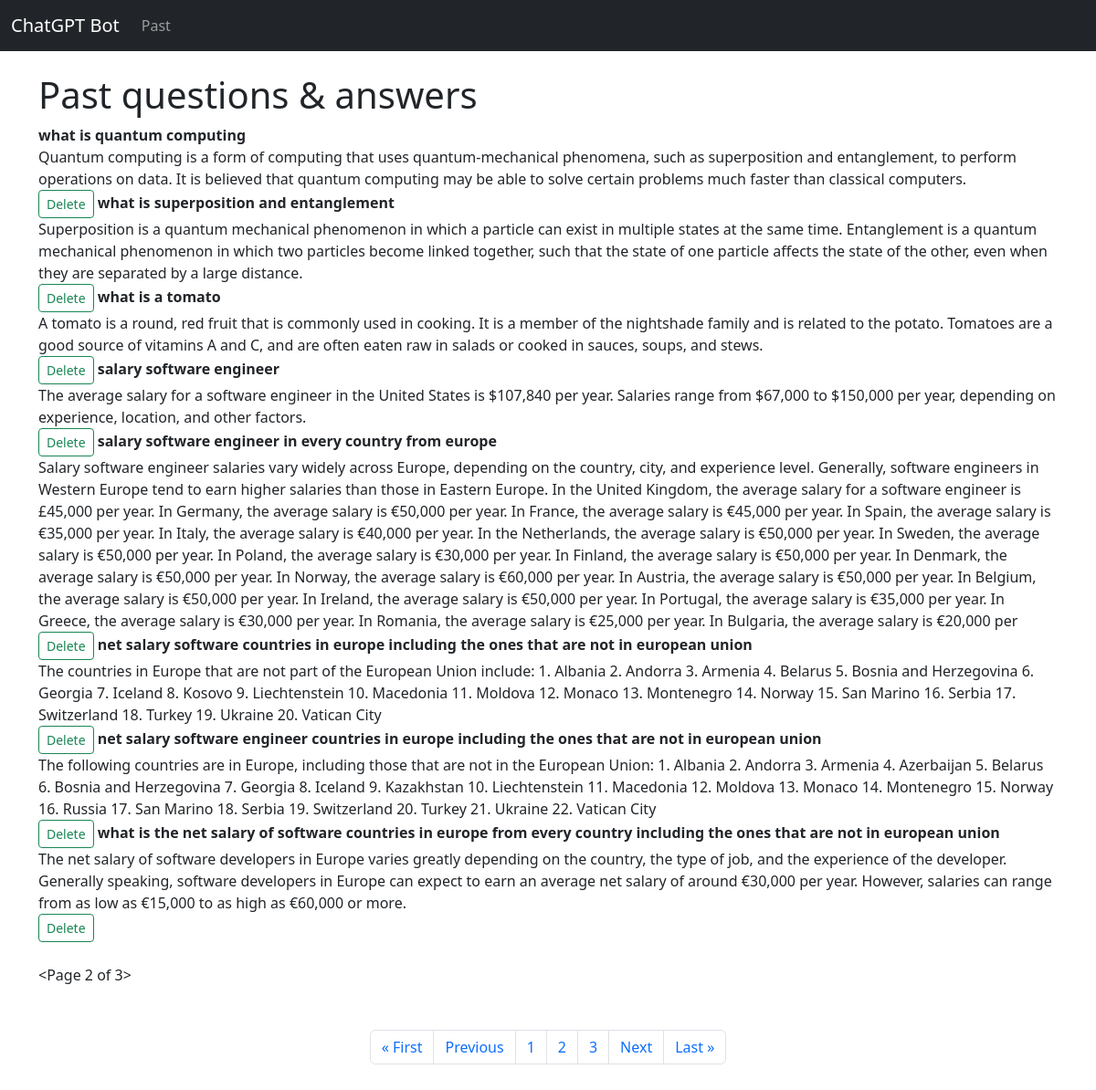
The app's page /past?page=2 with its own data.
### chatbot/models.py (models this page shows, shortened)
class Past(models.Model):
    question = models.CharField(max_length=300)
    answer = models.TextField(max_length=5000)

### chatbot/views.py (the view)
# urls.py: path('past', views.past, name='past'),
def past(request):
    p = Paginator(Past.objects.all(), 8)
    page = request.GET.get('page')
    pages = p.get_page(page)
    past = Past.objects.all()
    nums = "a" * pages.paginator.num_pages
    return render(request, 'past.html', {"past":past, "pages":pages, "nums":nums})

### chatbot/templates/past.html
{% extends 'base.html' %}
{% block content %}
<h1>Past questions & answers</h1>
{% if past %}
    {% for thing in pages %}
        <strong>{{ thing.question }}</strong><br/>
        {{ thing.answer }}<br/>
        <a href="{% url 'delete_past' thing.id %}" class="bt btn btn-outline-success btn-sm"> Delete</a>
    {% endfor %}
{% endif %}
<br/>  <br/> {{ pages }} <br/>
<br/><br/>
<nav aria-label="Page navigation example">
    <ul class="pagination justify-content-center">
    <li class="page-item"><a class="page-link" href="?page=1">&laquo; First</a></li>
      {% if pages.has_previous %}
        <li class="page-item"><a class="page-link" href="?page={{pages.previous_page_number}}">Previous</a></li>
      {% endif %}
      {% for i in nums  %}
        <li class="page-item"><a class="page-link" href="?page={{ forloop.counter }}">{{ forloop.counter }}</a></li>
      {% endfor %}
      {% if pages.has_next %}
        <li class="page-item"><a class="page-link" href="?page={{pages.next_page_number}}">Next</a></li>
        <li class="page-item"><a class="page-link" href="?page={{pages.paginator.num_pages}}">Last &raquo;</a></li>
      {% endif %}
    </ul>
  </nav>
<br/><br/>
{% endblock %}

### chatbot/templates/base.html (shortened to what this page needs)
<!doctype html>
<html lang="en">
  <head>
    <link href="https://cdn.jsdelivr.net/npm/bootstrap@5.3.0-alpha1/dist/css/bootstrap.min.css" rel="stylesheet">
  </head>
  <body>
    {% include 'navbar.html' %}
    <div class ="container">
      <br/>
      {% block content %}
      {% endblock %}
    </div>
  </body>
</html>

### chatbot/templates/navbar.html (shortened to what this page needs)
<nav class="navbar navbar-expand-lg navbar-dark bg-dark">
    <div class="container-fluid">
      <a class="navbar-brand" href="{% url 'home' %}">ChatGPT Bot</a>
      <div class="collapse navbar-collapse" id="navbarSupportedContent">
        <ul class="navbar-nav me-auto mb-2 mb-lg-0">
          <li class="nav-item">
            <a class="nav-link" href="{% url 'past' %}">Past</a>
          </li>
        </ul>
      </div>
    </div>
  </nav>

### records on screen
Past: question "what is quantum computing", answer "Quantum computing is a form of computing that uses quantum-mechanical phenomena, such as superposition and entanglement, to perform operations on data. It is believed that quantum computing may be able to solve certain problems much faster than classical computers."
Past: question "what is superposition and entanglement", answer "Superposition is a quantum mechanical phenomenon in which a particle can exist in multiple states at the same time. Entanglement is a quantum mechanical phenomenon in which two particles become linked together, such that the state of one particle affects the state of the other, even when they are separated by a large distance."
Past: question "what is a tomato", answer "A tomato is a round, red fruit that is commonly used in cooking. It is a member of the nightshade family and is related to the potato. Tomatoes are a good source of vitamins A and C, and are often eaten raw in salads or cooked in sauces, soups, and stews."
Past: question "salary software engineer", answer "The average salary for a software engineer in the United States is $107,840 per year. Salaries range from $67,000 to $150,000 per year, depending on experience, location, and other factors."
Past: question "salary software engineer in every country from europe", answer "Salary software engineer salaries vary widely across Europe, depending on the country, city, and experience level. Generally, software engineers in Western Europe tend to earn higher salaries than those in Eastern Europe. In the United Kingdom, the average salary for a software engineer is £45,000 per year. In Germany, the average salary is €50,000 per year. In France, the average salary is €45,000 per year. In Spain, the average salary is €35,000 per year. In Italy, the average salary is €40,000 per year. In the Netherlands, the average salary is €50,000 per year. In Sweden, the average salary is €50,000 per year. In Poland, the average salary is €30,000 per year. In Finland, the average…"
Past: question "net salary software countries in europe including the ones that are not in european union", answer "The countries in Europe that are not part of the European Union include: 1. Albania 2. Andorra 3. Armenia 4. Belarus 5. Bosnia and Herzegovina 6. Georgia 7. Iceland 8. Kosovo 9. Liechtenstein 10. Macedonia 11. Moldova 12. Monaco 13. Montenegro 14. Norway 15. San Marino 16. Serbia 17. Switzerland 18. Turkey 19. Ukraine 20. Vatican City"
Past: question "net salary software engineer countries in europe including the ones that are not in european union", answer "The following countries are in Europe, including those that are not in the European Union: 1. Albania 2. Andorra 3. Armenia 4. Azerbaijan 5. Belarus 6. Bosnia and Herzegovina 7. Georgia 8. Iceland 9. Kazakhstan 10. Liechtenstein 11. Macedonia 12. Moldova 13. Monaco 14. Montenegro 15. Norway 16. Russia 17. San Marino 18. Serbia 19. Switzerland 20. Turkey 21. Ukraine 22. Vatican City"
Past: question "what is the net salary of software countries in europe from every country including the ones that are not in european union", answer "The net salary of software developers in Europe varies greatly depending on the country, the type of job, and the experience of the developer. Generally speaking, software developers in Europe can expect to earn an average net salary of around €30,000 per year. However, salaries can range from as low as €15,000 to as high as €60,000 or more."

### other values on screen
{{ pages }} "<Page 2 of 3>"
